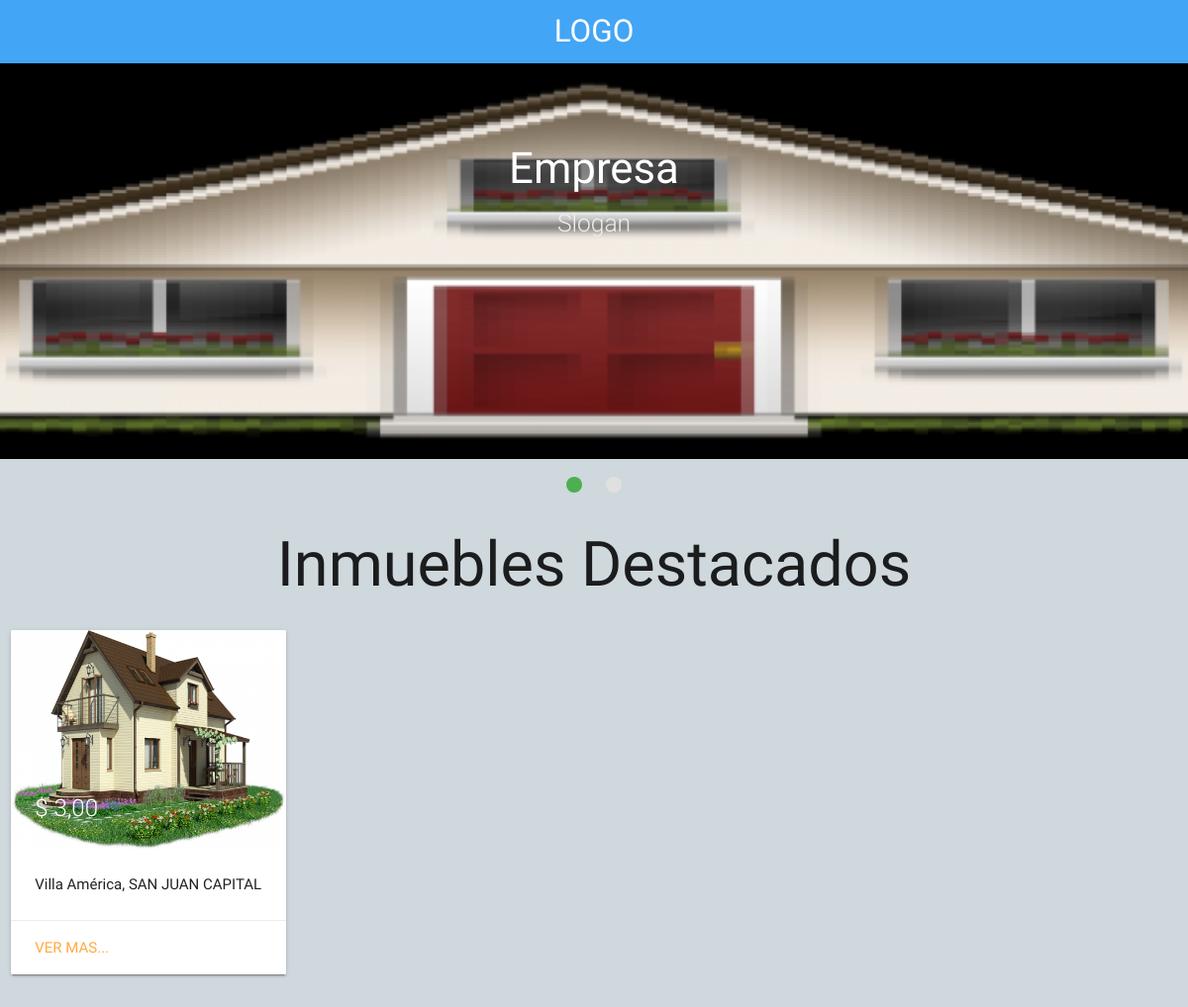
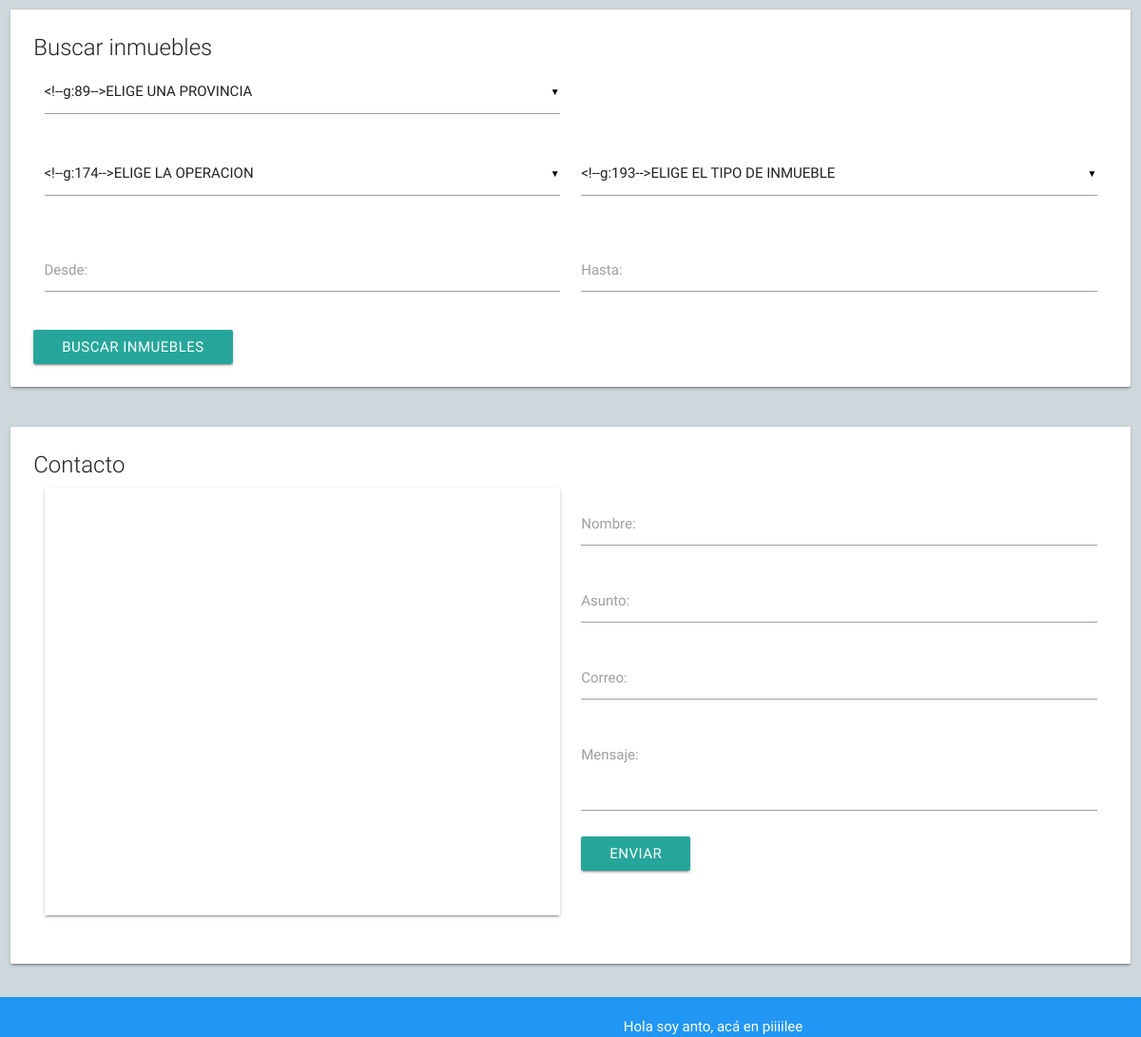
The page / on the database its author committed (2 pictures, top to bottom).
### tables this page shows
CREATE TABLE `slider` (
  `id` int(2) NOT NULL,
  `ruta` varchar(200) NOT NULL
);

CREATE TABLE `inventario` (
  `propiedad` varchar(200) NOT NULL,
  `consecutivo` int(10) NOT NULL,
  `id_cliente` int(10) NOT NULL,
  `provincia` varchar(50) NOT NULL,
  `departamento` varchar(100) NOT NULL,
  `nombre_cliente` varchar(200) NOT NULL,
  `precio` double NOT NULL,
  `barrio` varchar(100) NOT NULL,
  `calle_num` varchar(100) NOT NULL,
  `numero_int` int(10) NOT NULL,
  `m2t` int(10) NOT NULL,
  `banos` int(2) NOT NULL,
  `plantas` int(2) NOT NULL,
  `caracteristicas` text NOT NULL,
  `m2c` int(10) NOT NULL,
  `dormitorios` int(2) NOT NULL,
  `cocheras` int(2) NOT NULL,
  `observaciones` text NOT NULL,
  `forma_pago` varchar(50) NOT NULL,
  `asesor` varchar(200) NOT NULL,
  `tipo_inmueble` varchar(100) NOT NULL,
  `fecha_registro` date NOT NULL,
  `comentario_web` text NOT NULL,
  `operacion` varchar(50) NOT NULL,
  `foto_principal` varchar(200) NOT NULL,
  `mapa` varchar(200) NOT NULL,
  `marcado` varchar(2) NOT NULL,
  `estatus` varchar(50) NOT NULL
);

### index.php (the view, shortened to what this page needs)
<?php include 'admin/conexion/conexion_web.php'; ?>
<!DOCTYPE html>
<html lang="es">
<head>
  <link rel="stylesheet" href="admin/css/estilos.css">
	<link rel="stylesheet" href="admin/css/materialize.min.css">
</head>
<body class="blue-grey lighten-4">
<nav class="blue lighten-1">
  <a href="index.php" class="brand-logo center">LOGO</a>
</nav>
<div class="slider">
  <ul class="slides">
    <?php
      $sel = $con->prepare("SELECT * FROM slider");
      $sel->execute();
      $res = $sel->get_result();
      while($f = $res->fetch_assoc()){
    ?>
    <li>
        <img src="admin/inicio/<?php echo $f['ruta']?>">
        <div class="caption center-align">
          <h3>Empresa</h3>
          <h5 class="light grey-text text-lighten-3">Slogan</h5>
        </div>
    </li>
    <?php
      }
    ?>
  </ul>
</div>
<h1><center>Inmuebles Destacados</center></h1>
<div class="row">
  <?php
  $sel_marcado = $con->prepare("SELECT foto_principal, precio, departamento, provincia, barrio, propiedad FROM inventario WHERE marcado = 'SI'");
  $sel_marcado->execute();
  $res_marcado = $sel_marcado->get_result();
  while ($f_marcado = $res_marcado->fetch_assoc()){
  ?>
  <div class="col s12 m6 l3">
    <div class="card">
      <div class="card-image">
        <img src="admin/propiedades/<?php echo $f_marcado['foto_principal'] ?>">
          <span class="card-title"><?php echo '$ '. number_format($f_marcado['precio'], 2,",",".") ?></span>
      </div>
      <div class="card-content">
        <p><?php echo $f_marcado['barrio'].', '.$f_marcado['provincia'].' '.$f_marcado['departamento']?></p>
      </div>
      <div class="card-action">
        <a href="ver_mas.php?id=<?php echo $f_marcado['propiedad'] ?>">Ver mas...</a>
      </div>
    </div>
  </div>
  <?php }
  ?>
</div>
  <div class="row">
    <div class="col s12">
      <div class="card">
        <div class="card-content">
          <span class="card-title">Buscar inmuebles</span>
          <form action="buscar.php" method="post">
            <div class="row">
              <div class="col s6">
              </div>
              <div class="col s6">
              </div>
            </div>
            <div class="row">
              <div class="col s6">
              </div>
              <div class="col s6">
              </div>
            </div>
            <div class="row">
              <div class="col s6">
                <div class="input-field">
                  <input type="number" name="precio_desde" id="precio_desde">
                  <label for="precio_desde" required>Desde:</label>
                </div>
              </div>
              <div class="col s6">
                <div class="input-field">
                  <input type="number" name="precio_hasta" id="precio_hasta">
                  <label for="precio_hasta" required>Hasta:</label>
                </div>
              </div>
            </div>
            <button type="submit" class="btn">Buscar inmuebles</button>
          </form>
        </div>
      </div>
    </div>
  </div>
  <div class="row">
    <div class="col s12">
      <div class="card">
        <div class="card-content">
          <span class="card-title">Contacto</span>
          <div class="row">
            <div class="col s6">
              <iframe src="https://www.google.com/maps/embed?pb=!1m18!1m12!1m3!1d2405.569257786702!2d-68.57519898235904!3d-31.496995256929765!2m3!1f0!2f0!3f0!3m2!1i1024!2i768!4f13.1!3m3!1m2!1s0x0%3A0x0!2zMzHCsDI5JzQ3LjIiUyA2OMKwMzQnMjQuNCJX!5e0!3m2!1ses-419!2sar!4v1500850800917" width="100%" height="450" frameborder="0" style="border:0" allowfullscreen class="z-depth-1"></iframe>
            </div>
            <div class="col s6">
              <div class="input-field">
                   <input type="text" name="nombre" pattern="[A-Za-z/s ]+"  title=""  id="nombre" required >
                   <label for="nombre">Nombre:</label>
                 </div>
                 <div class="input-field">
                   <input type="text" name="asunto"   title=""  id="asunto"  >
                   <label for="asunto">Asunto:</label>
                 </div>
                 <div class="input-field">
                   <input type="email" name="correo"   title=""  id="correo" required  >
                   <label for="correo">Correo:</label>
                 </div>
                 <div class="input-field">
                   <textarea name="mensaje" rows="8" cols="80" id="mensaje" onblur="may(this.value, this.id)" class="materialize-textarea"></textarea>
                   <label for="">Mensaje:</label>
                 </div>
                 <button type="button" class="btn" id="enviar">Enviar</button>
            </div>
          </div>
        </div>
      </div>
    </div>
  </div>
<footer class="page-footer blue white-text center">
   Hola soy anto, acá en piiiilee
</footer>
</body>
</html>

### admin/css/estilos.css (style rules this page uses)
header, main, footer { padding-left: 300px; }

### rows shown on the page
inventario: foto_principal (picture), precio "3,00", barrio "Villa América", provincia "SAN JUAN", departamento "CAPITAL"
